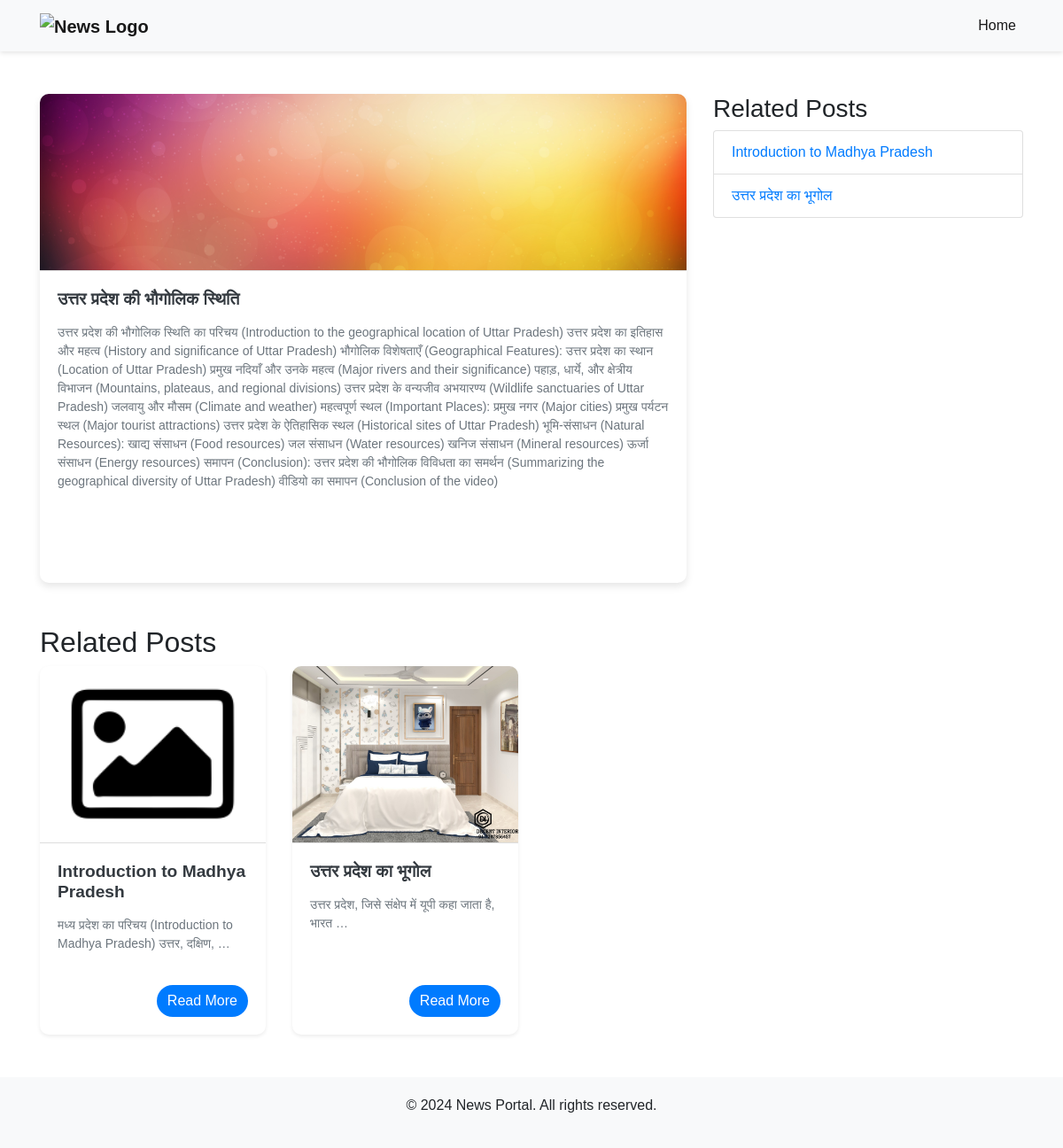
/introduction-to-the-geographical/, run on the app's committed database.
### news/models.py (models this page shows, shortened)
class News(models.Model):
    title = models.CharField(max_length=255)
    slug = models.SlugField(unique=True, blank=True)
    content = models.TextField()
    content1=RichTextField(null=True, blank=True)
    content_link = models.CharField(null=True, max_length=255, blank=True)
    content_link1 = models.CharField(null=True, max_length=255, blank=True)
    image = models.ImageField(upload_to='images/', null=True, blank=True)
    video = models.FileField(upload_to='videos/', null=True, blank=True)
    audio = models.FileField(upload_to='audios/', null=True, blank=True)
    created_at = models.DateTimeField(auto_now_add=True)
    def get_absolute_url(self):
        return reverse('news_detail', kwargs={'slug': self.slug})

### news/views.py (the view)
# urls.py: path('<slug:slug>/', views.news_detail, name='news_detail'),
def news_detail(request, slug):
    news_item = get_object_or_404(News, slug=slug)
    related_posts = News.objects.exclude(slug=slug).order_by('?')[:5]  # Simple example, customize as needed
    related_posts1 = News.objects.exclude(slug=slug).order_by('?')[:3]  # Fetch 3 random related posts
    return render(request, 'news/news_detail.html', {'news_item': news_item, 'related_posts': related_posts ,'related_posts1': related_posts1})

### news/templates/news/news_detail.html (shortened to what this page needs)
{% extends "news/base.html" %}
{% load static %}
{% block content %}
<div class="container mt-5">
    <div class="row">
        <div class="col-md-8">
            <div class="card">
                {% if news_item.image %}
                    <img src="{{ news_item.image.url }}" class="card-img-top" alt="{{ news_item.title }}">
                {% endif %}
                <div class="card-body">
                    <h1 class="card-title">{{ news_item.title }}</h1>
                    <p class="card-text">{{ news_item.content|safe }}</p>
                    <br><br>
                    <p class="card-text">{{ news_item.content1|safe }}</p>
                </div>
            </div>
        </div>
        <div class="col-md-4">
            <h3>Related Posts</h3>
            <ul class="list-group">
                {% for related in related_posts %}
                    <li class="list-group-item">
                        <a href="{% url 'news_detail' related.slug %}">{{ related.title }}</a>
                    </li>
                {% endfor %}
            </ul>
        </div>
    </div>
</div>
<div class="container mt-5">
        <h2>Related Posts</h2>
        <div class="row">
            {% for related_post in related_posts %}
            <div class="col-md-3 mb-4">
                <div class="card shadow-sm h-100">
                    {% if related_post.image %}
                    <img src="{{ related_post.image.url }}" class="card-img-top" alt="{{ related_post.title }}">
                    {% else %}
                    <img src="{% static 'default.png' %}" class="card-img-top" alt="Default image">
                    {% endif %}
                    <div class="card-body d-flex flex-column">
                        <h5 class="card-title">{{ related_post.title }}</h5>
                        <p class="card-text">{{ related_post.content|safe|truncatewords:10 }}</p>
                        <a href="{{ related_post.get_absolute_url }}" class="btn btn-primary mt-auto">Read More</a>
                    </div>
                </div>
            </div>
            {% endfor %}
        </div>
    </div>
{% endblock content %}

### news/static/css/style.css (style rules this page uses)
body { font-family: Arial, sans-serif; }
.card { margin-bottom: 20px; }
.card { border: none; border-radius: 10px; overflow: hidden; box-shadow: 0 4px 8px rgba(0, 0, 0, 0.1); }
.card img { width: 100%; height: 250px; object-fit: cover; }
.card-title { font-size: 1.25rem; font-weight: bold; }
.card-body { display: flex; flex-direction: column; justify-content: space-between; }
.card-text { flex-grow: 1; }
.btn-primary { background-color: #007bff; border: none; border-radius: 50px; }
.card { border-radius: 10px; overflow: hidden; transition: transform 0.2s; }
.card-img-top { height: 150px; object-fit: cover; border-bottom: 1px solid #ddd; }
.card-title { font-size: 1rem; font-weight: bold; color: #343a40; }
.card-text { font-size: 0.875rem; color: #6c757d; }
.btn-primary { background-color: #007bff; border-color: #007bff; transition: background-color 0.3s, border-color 0.3s; }
.card { height: 100%; display: flex; flex-direction: column; }
.card img { height: 185px; object-fit: cover; }
.card .card-body { flex-grow: 1; display: flex; flex-direction: column; justify-content: space-between; }
.card-title { font-size: 1.2em; margin-bottom: 1rem; }
.btn { align-self: flex-end; }
.card img { object-fit: cover; height: 200px; }

### data on the page
News: image (picture), title "उत्तर प्रदेश की भौगोलिक स्थिति", content "उत्तर प्रदेश की भौगोलिक स्थिति का परिचय (Introduction to the geographical location of Uttar Pradesh) उत्तर प्रदेश का इतिहास और महत्व (History and significance of Uttar Pradesh) भौगोलिक विशेषताएँ (Geographical Features): उत्तर प्रदेश का स्थान (Location of Uttar Pradesh) प्रमुख नदियाँ और उनके महत्व (Major rivers and their significance) पहाड़, धार्ये, और क्षेत्रीय विभाजन (Mountains, plateaus, and regional divisions) उत्तर प्रदेश के वन्यजीव अभयारण्य (Wildlife sanctuaries of Uttar Pradesh) जलवायु और मौसम (Climate and weather) महत्वपूर्ण स्थल (Important Places): प्रमुख नगर (Major cities) प्रमुख पर्यटन स्थल (Major tourist attractions) उत्तर प्रदेश के ऐतिहासिक स्थल (Historical sites of Uttar…"
News: title "Introduction to Madhya Pradesh", content "मध्य प्रदेश का परिचय (Introduction to Madhya Pradesh) उत्तर, दक्षिण, …"
News: title "उत्तर प्रदेश का भूगोल", image (picture), content "उत्तर प्रदेश, जिसे संक्षेप में यूपी कहा जाता है, भारत …"
